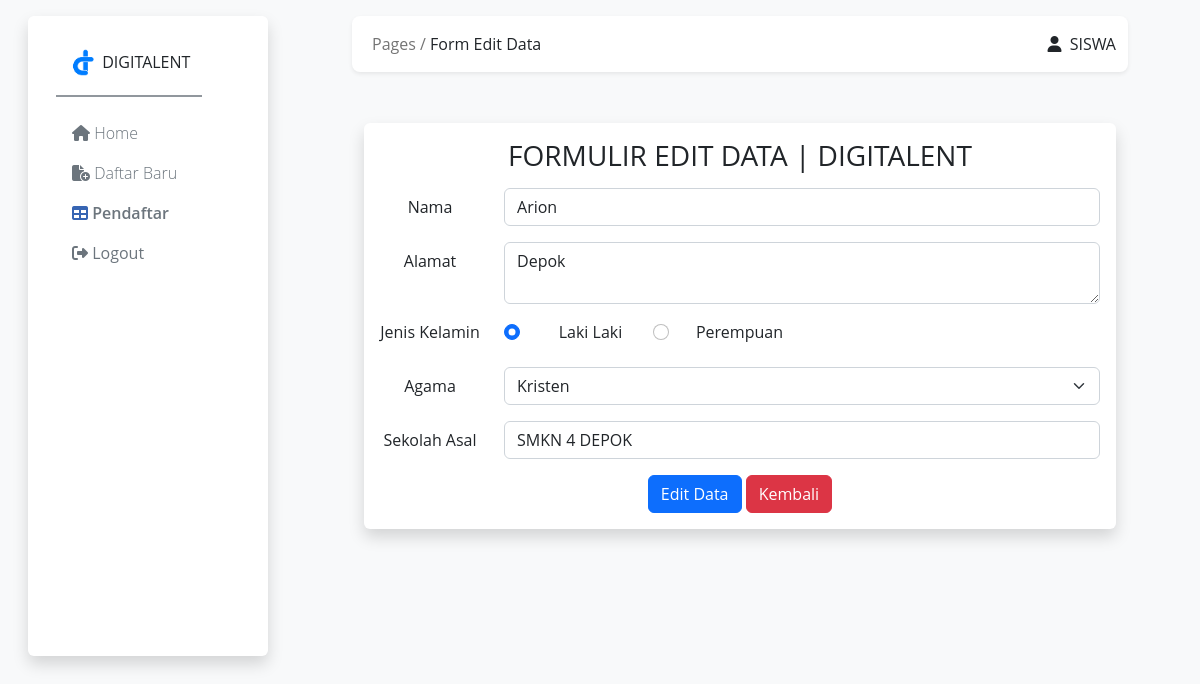
The page /edit.php?id_siswa=3 (signed in) on the database its author committed.
### tables this page shows
CREATE TABLE `daftar_siswa` (
  `id_siswa` int(11) NOT NULL,
  `nama` varchar(30) NOT NULL,
  `alamat` varchar(45) NOT NULL,
  `jenkel` varchar(15) NOT NULL,
  `agama` varchar(15) NOT NULL,
  `sekolah_asal` varchar(30) NOT NULL
);

### edit.php (the view, shortened to what this page needs)
<!doctype html>
<html lang="en">
  <head>
    <link rel="stylesheet" href="https://cdn.datatables.net/1.13.5/css/jquery.dataTables.css" />
    <link rel="stylesheet" href="https://cdnjs.cloudflare.com/ajax/libs/font-awesome/6.4.0/css/all.min.css" />
  </head>
  <body>
  <div class="container-fluid pt-3">
<div class="row  gap-4 text-center" >
  <div class="col-md-3 ms-3 ">
    <?php
     include "template/sidebar.php";
      ?>
  </div>
  <div class="col-md-8 " >
    <div class="row  gap-4 ">
      <div class="col-md-12  ">
      <?php
       include "template/navbar.php";
        ?>
    </div>
    </div>
    <div class="row pt-1">
      <div class="col-md-12 " >
   <div class="container " style="margin-top: 6%;">
      <?php
      include 'koneksi.php';
      $id_siswa= $_GET['id_siswa'];
      $data= mysqli_query($koneksi, "SELECT * FROM daftar_siswa WHERE id_siswa = '$id_siswa'");
      while($d=mysqli_fetch_array($data)){
      ?>
       <div class=" shadow p-3 mb-5 bg-body rounded">
       <h3 class="text-center pb-2"> FORMULIR EDIT DATA | DIGITALENT</h3>
       <form action="proses.php" method="POST">
   <div class="row mb-3">
     <label for="nama" class="col-sm-2 col-form-label">Nama</label>
     <div class="col-sm-10">
       <input type="text" class="form-control" id="nama" name="nama" value="<?php echo $d['nama']?>" required>
     </div>
   </div>
   <div class="row mb-3">
     <label for="alamat" class="col-sm-2 col-form-label">Alamat</label>
     <div class="col-sm-10">
       <textarea type="text" class="form-control" id="alamat" name="alamat" required><?php echo $d['alamat']?></textarea>
     </div>
   </div>
   <fieldset class="row mb-3">
     <legend class="col-form-label col-sm-2 pt-0">Jenis Kelamin</legend>
     <div class="col-sm-10">
       <div class="form-check">
         <div class="row">
           <div class="col-sm-3">
           <input class="form-check-input" type="radio" name="jenkel" id="jenkel"  value="Laki-laki" <?php if($d['jenkel']=='Laki-laki'){ ?>
               checked
            <?php }   ?> >
         <label class="form-check-label" for="jenkel" >
         Laki Laki
         </label>
           </div>
           <div class="col-sm-3">
           <input class="form-check-input" type="radio" name="jenkel" id="jenkel" value="Perempuan" <?php if($d['jenkel']=='Perempuan'){ ?>
               checked
            <?php }   ?> >
         <label class="form-check-label" for="jenkel">
           Perempuan
         </label>
           </div>
       </div>
     </div>
   </fieldset>
   <div class="row mb-3">
     <label for="agama" class="col-sm-2 col-form-label">Agama</label>
     <div class="col-sm-10">
     <select  name="agama" id="agama" class="form-select" aria-label="Default select example">
   <option value="Kristen" <?php if($d['agama']=='Kristen'){ ?>
       selected
        <?php }   ?>>Kristen</option>
   </select>
     </div>
   </div>
   <div class="row mb-3">
     <label for="sekolah_asal" class="col-sm-2 col-form-label">Sekolah Asal</label>
     <div class="col-sm-10">
       <input type="text" class="form-control" id="sekolah_asal" name="sekolah_asal" value="<?php echo $d['sekolah_asal']?>" required>
     </div>
   </div>
   <button type="submit" class="btn btn-primary" name="update">Edit Data</button>
   <a href="tabel.php" class="btn btn-danger" >Kembali</a>
   </form>
       </div>
       <?php
        }
       ?>
    </div>
      </div>
    </div>
  </div>
</div>
</div>
    </body>
</html>

### css/sidebar.css (style rules this page uses)
* { font-family: 'Open Sans', sans-serif; }

### template/navbar.php (style rules this page uses)
* { font-family: 'Open Sans', sans-serif; }

### rows shown on the page
daftar_siswa: nama "Arion", alamat "Depok", jenkel "☑ Laki Laki", agama "Kristen", sekolah_asal "SMKN 4 DEPOK"

### other values the page prints
$_SESSION['username'] "SISWA"
